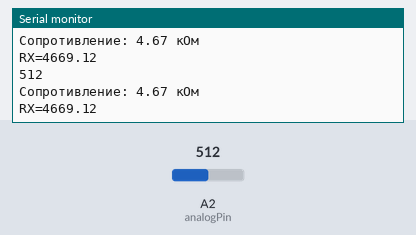
This sketch was run on a simulated Arduino Uno, built with avr-gcc and run on an emulated ATmega328P. Parts: the last lines printed to the serial monitor. Inputs (shaded band) come from the test bench; at power-on: A2 (analogPin) = 512.

Above: at 2.8 s.
2.9 s: A2 (analogPin) set to 122
At 4.5 s:
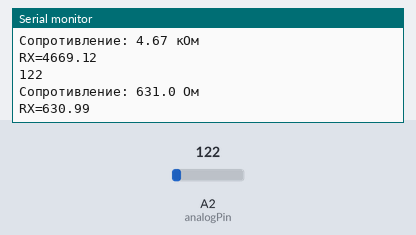
7.5 s: A2 (analogPin) set to 0
At 8.5 s:
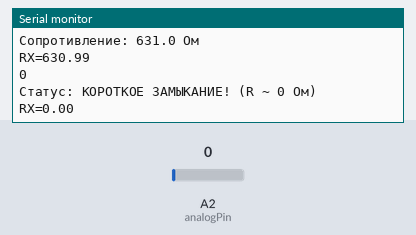
11.5 s: A2 (analogPin) set to 1023
At 12.8 s:
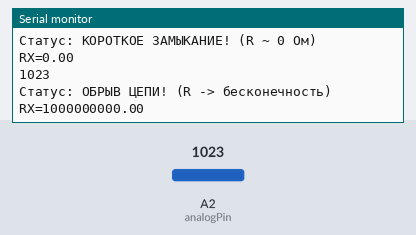
Timing chart, 0 to 14.5 s (numbered marks = the images above; inputs shaded):
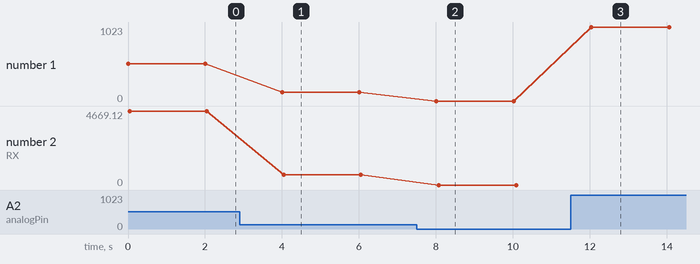

Measured:
- after the input at 2.9 s, the serial monitor: prints a new line after 1.1 s (image 1)
- after the input at 7.5 s, the serial monitor: prints a new line after 0.51 s (image 2)
- after the input at 11.5 s, the serial monitor: prints a new line after 0.53 s (image 3)
- plotted number 1: 512 → 122 after the input at 2.9 s, 122 → 0 after the input at 7.5 s, 0 → 1023 after the input at 11.5 s
- plotted number 2: 4669.12 → 630.99 after the input at 2.9 s, 630.99 → 0 after the input at 7.5 s

The sketch:

ResistirTest.ino
```cpp
const int analogPin = A2;    // Пин для измерения
const float Vcc = 5.0;       // Напряжение питания Arduino (в Вольтах)
const float R1 = 4660.0;    // Точное сопротивление известного резистора (10 кОм)

void setup() {
  Serial.begin(9600);
}

void loop() {
  float RX = resistor(Vcc, R1);
  Serial.print("RX=");
  Serial.println(RX);
  delay(2000); // Опрос раз в  2 секунды
}

float resistor(float Vcc, float R1) {
  int raw = analogRead(analogPin);
   // Проверка на короткое замыкание (КЗ)
  Serial.println(raw);
  if (raw < 5) {
    Serial.println("Статус: КОРОТКОЕ ЗАМЫКАНИЕ! (R ~ 0 Ом)");
    return 0.0;
  }
  // Проверка на обрыв цепи (нет резистора)
  else if (raw > 1020) {
    Serial.println("Статус: ОБРЫВ ЦЕПИ! (R -> бесконечность)");
    return 1000000000.0;
  }
  // Расчет сопротивления
  else {
    // Вычисляем напряжение на выходе делителя
    float Vout = (raw * Vcc) / 1023.0;
    // Формула делителя напряжения для поиска Rx
    float Rx = R1 * (Vout / (Vcc - Vout));

    Serial.print("Сопротивление: ");
    if (Rx >= 1000.0) {
      Serial.print(Rx / 1000.0, 2);
      Serial.println(" кОм");
    } else {
      Serial.print(Rx, 1);
      Serial.println(" Ом");
    }
    return Rx;
  }
}
```
